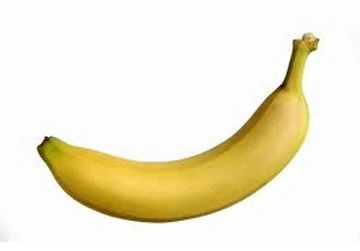
#> input picture images/banana.webp, 360 x 251 px
$ python -i image_ascii_converter.py   (imports and definitions only)
#> lines starting #> are read from the running program, lines starting #| are printed output that depends on the picture
#> in convert_and_save_image_to_ascii, image is the input picture: PIL image 360x251 RGB; mean R, G, B 242.3, 236, 213.5
### utils.py

import numpy as np
import numpy.typing as npt
from PIL import Image
from scipy.ndimage import convolve

CHAR_MAP = np.array([" ", ".", "i", "c", "o", "P", "O", "?", "@"])
EDGE_MAP = np.array(["|", "\\", "-", "/", "|", "\\", "-", "/"])
V_IDX = 2

GX_SOBEL = np.array([
    [-1, 0, 1],
    [-2, 0, 2],
    [-1, 0, 1]
]).astype(float)

GY_SOBEL = np.array([
    [ 1,  2,  1],
    [ 0,  0,  0],
    [-1, -2, -1],
]).astype(float)

def normalize_image(array: npt.NDArray) -> npt.NDArray:
    if array.max() > 1.0:
        return array.astype(float) / 255.0

    return array

def scale_image_to_255(array: npt.NDArray) -> npt.NDArray:
    return (array * 255).astype(np.uint8)

def resize_image(image: Image, new_width: int, output_format: str="terminal") -> Image:
#> called with new_width = 150, output_format = 'terminal'
    width, height = image.size
#> width = 360; height = 251
    aspect_ratio = height / width
#> aspect_ratio = 0.697
    new_height = int(aspect_ratio * new_width)
#> new_height = 104

    if output_format == "image":
        new_height = int(new_height * 0.83)
    else:
        new_height = int(new_height * 0.5)
#> new_height = 52


    return image.resize((new_width, new_height), Image.LANCZOS)
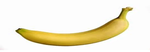
#> returned value: PIL image 150x52 RGB; mean R, G, B 242.2, 235.9, 213.4
#> in normalize_image, `return array.astype(float) / 255.0`:
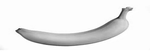
#> returned value: shape (52, 150) float64; min 0.098, max 1, mean 0.922

def map_pixel_to_ascii(image: Image, char_map: npt.NDArray=CHAR_MAP) -> npt.NDArray:
    image_hsv = image.convert("HSV")
#> image_hsv: PIL image 150x52 HSV; mean H, S, V 21.4, 37.2, 242.4
    v_channel = np.array(image_hsv)[:, :, V_IDX]
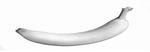
#> v_channel: shape (52, 150); min 44, max 255, mean 242.4

    char_idxs = (v_channel / 255 * (len(char_map) - 1)).astype(int)
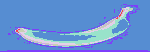
#> char_idxs: shape (52, 150) int64; 8 distinct labels, from 1 to 8; one colour per label, 0 black
    ascii_matrix = char_map[char_idxs]

    return ascii_matrix

# [15 lines left out: functions detect_edges, apply_sobel_filter, not called in this run]

### image_exporter.py

from PIL import ImageDraw, ImageFont, Image
import numpy.typing as npt

# [57 lines left out: functions save_as_colored_html, save_ascii_as_image, draw_image, not called in this run]

def draw_image_to_terminal(ascii_matrix: npt.NDArray, color_matrix: npt.NDArray):
    lines = []
    for char_row, color_row in zip(ascii_matrix, color_matrix):

        line_chars = []
        for char, color in zip(char_row, color_row):
            r, g, b = color
            ansi_char = f"\033[38;2;{int(r)};{int(g)};{int(b)}m{char}"
            line_chars.append(ansi_char)

        lines.append("".join(line_chars) + "\033[0m")
#> this loop made 52 passes
#> after the loop, lines = 52 items

    full_output = "\n".join(lines)
    print(full_output)
#> (printed output is left out)

### image_ascii_converter.py

import numpy as np
import numpy.typing as npt
from PIL import Image
from skimage import feature
import utils
from image_exporter import draw_image_to_terminal, save_ascii_as_image, save_as_colored_html


def convert_and_save_image_to_ascii(image_path: str, output_path: str, new_width: int=150, use_edge_detection: bool=False, output_format: str="terminal"):
    image = Image.open(image_path)

    ascii_image, color_image = convert_image_to_ascii(image, new_width, use_edge_detection, output_format)

    if output_format == 'terminal':
        draw_image_to_terminal(ascii_image, color_image)

    elif output_format == 'image':
        save_ascii_as_image(ascii_image, color_image, output_path)

    elif output_format == 'html':
        save_as_colored_html(ascii_image, color_image, output_path)


def convert_image_to_ascii(image: Image, new_width: int=150, use_edge_detection: bool=True, output_format: str="terminal") -> tuple[npt.NDArray, npt.NDArray]:
    image = image.convert("RGB")
    image_resized = utils.resize_image(image, new_width, output_format)
    gray_image = utils.normalize_image(np.array(image_resized.convert("L")))

    ascii_image = utils.map_pixel_to_ascii(image_resized)

    if use_edge_detection:
        canny_edge_mask = feature.canny(gray_image, sigma=1)
        edge_matrix = utils.detect_edges(gray_image)
        edge_matrix = np.where(canny_edge_mask, edge_matrix, " ")

        ascii_image = np.where(edge_matrix == " ", ascii_image, edge_matrix)

    return ascii_image, np.array(image_resized)

>>> result = convert_and_save_image_to_ascii('images/banana.webp', 'out.png')
